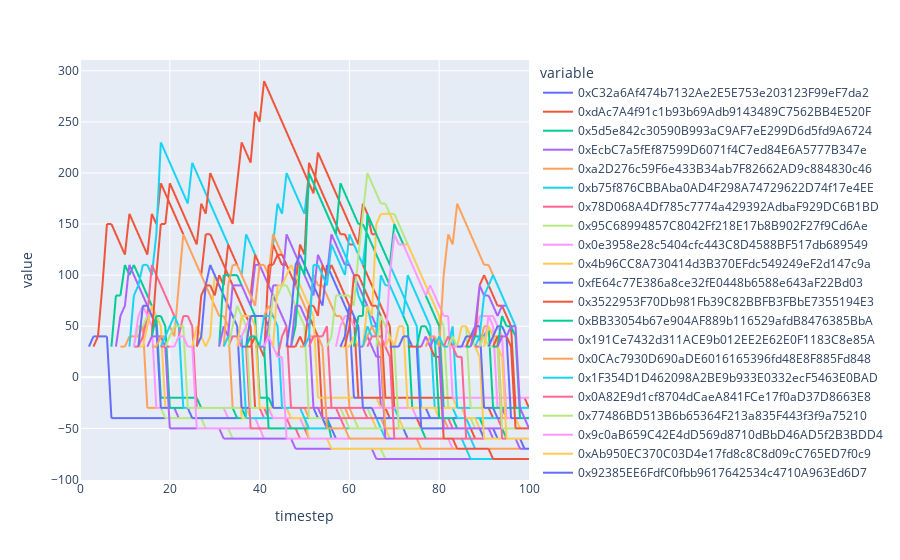

Notebook code for this chart:
### Code cell
ppositions_df.plot(x="timestep", y=[key for key, value in PROPOSALS.items() if value.funds <= 0])
